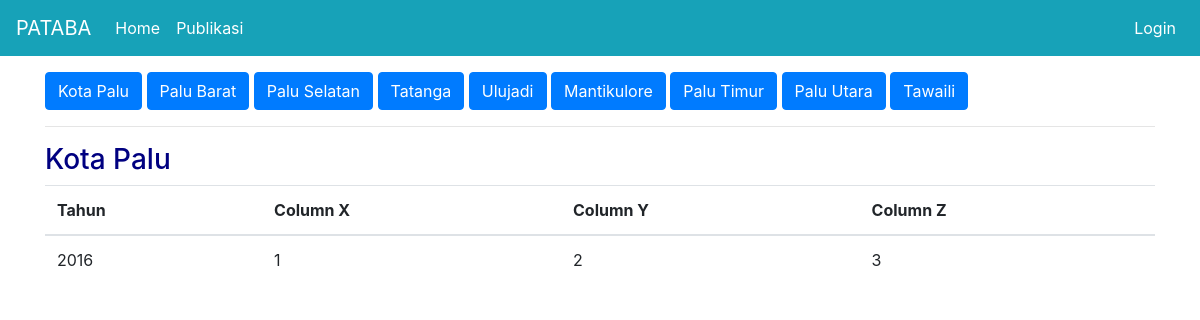
The page /publikasi/b on the database as committed earlier.
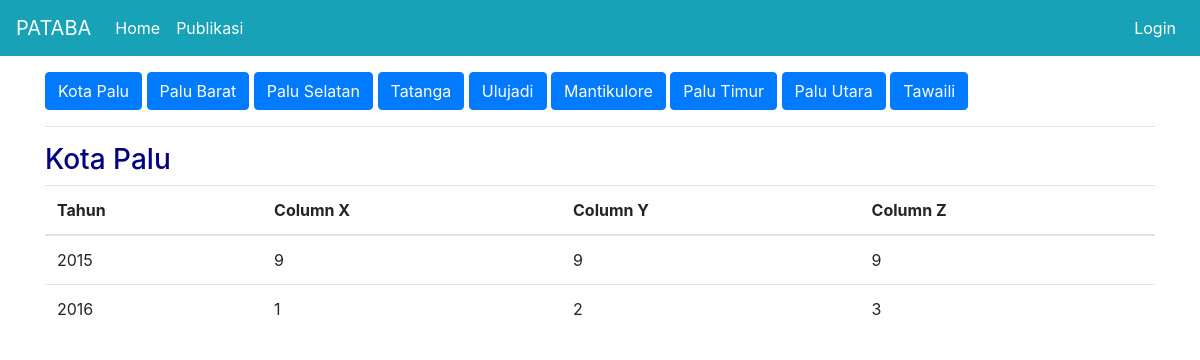
The same page on the database as committed later.
### publication/models.py (models this page shows)
class DinasB(db.Model):
  id = db.Column(db.Integer(), primary_key=True)
  tahun = db.Column(db.String(length=4), nullable=False)
  col1 = db.Column(db.Integer())
  col2 = db.Column(db.Integer())
  col3 = db.Column(db.Integer())
  district_id = db.Column(db.Integer(), db.ForeignKey('districts.id'), nullable=True)

### publication/routes.py (the view)
@app.route('/publikasi/b')
def dinas_b():
  data = DinasB.query.filter_by(district_id=None).order_by(DinasB.tahun).all()
  return render_template('dinas_b.html', data=data)

### publication/templates/dinas_b.html (shortened to what this page needs)
{% extends 'base.html' %}
{% block content %}
  <div class="container">
    <a href="{{ url_for('dinas_b') }}" class="btn btn-primary">Kota Palu</a>
    <a href="{{ url_for('dinas_b_kec', district_id=1) }}" class="btn btn-primary">Palu Barat</a>
    <a href="{{ url_for('dinas_b_kec', district_id=2) }}" class="btn btn-primary">Palu Selatan</a>
    <a href="{{ url_for('dinas_b_kec', district_id=3) }}" class="btn btn-primary">Tatanga</a>
    <a href="{{ url_for('dinas_b_kec', district_id=4) }}" class="btn btn-primary">Ulujadi</a>
    <a href="{{ url_for('dinas_b_kec', district_id=5) }}" class="btn btn-primary">Mantikulore</a>
    <a href="{{ url_for('dinas_b_kec', district_id=6) }}" class="btn btn-primary">Palu Timur</a>
    <a href="{{ url_for('dinas_b_kec', district_id=7) }}" class="btn btn-primary">Palu Utara</a>
    <a href="{{ url_for('dinas_b_kec', district_id=8) }}" class="btn btn-primary">Tawaili</a>
    <hr>
    <h3>Kota Palu</h3>
    <table class="table">
      <thead>
        <tr>
          <th scope="col">Tahun</th>
          <th scope="col">Column X</th>
          <th scope="col">Column Y</th>
          <th scope="col">Column Z</th>
        </tr>
      </thead>
      <tbody>
        {% for d in data %}
        <tr>
            <td>{{ d.tahun }}</td>
            <td>{{ d.col1 }}</td>
            <td>{{ d.col2 }}</td>
            <td>{{ d.col3 }}</td>
        {% endfor %}
      </tbody>
    </table>
  </div>
{% endblock %}

Rows that differ between the two databases and show on the page:
added DinasB: tahun "2015", col1 "9", col2 "9", col3 "9"
